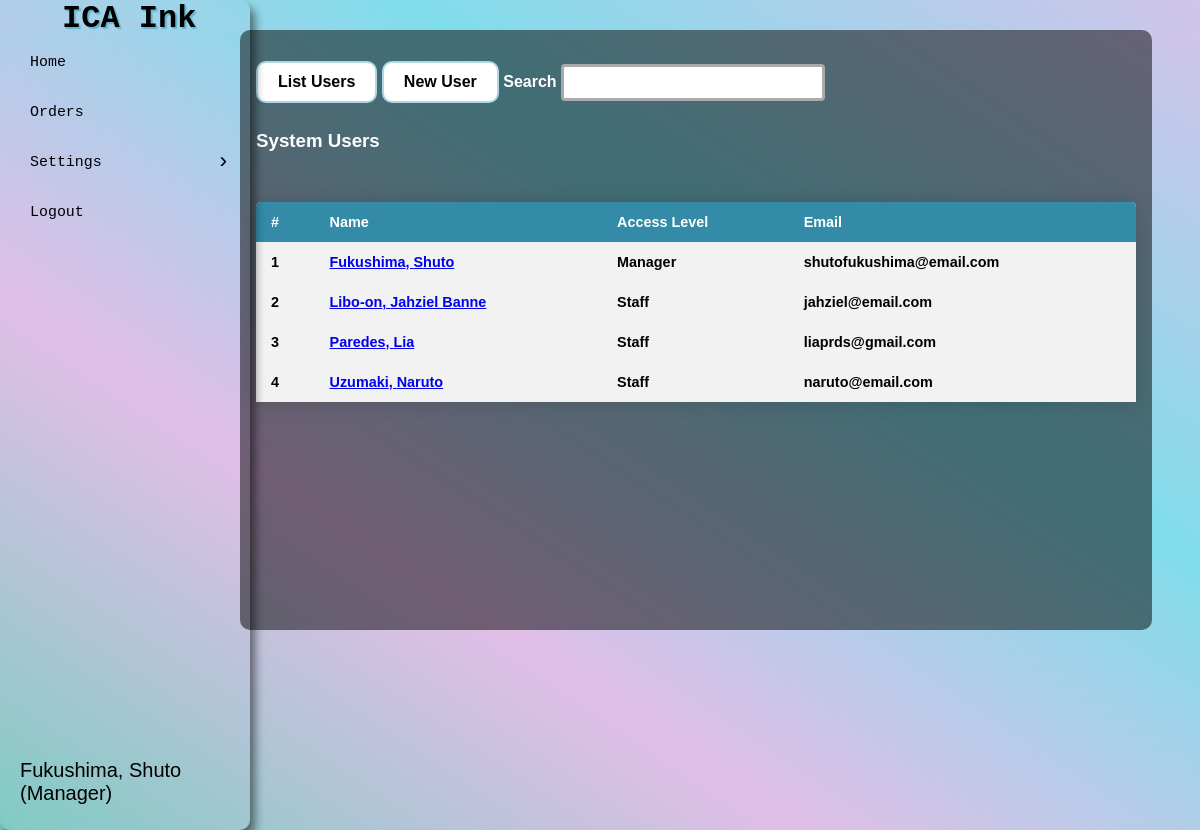
Page /index.php?page=settings&subpage=users (signed in) on the committed database.
### tables this page shows
CREATE TABLE `tbl_users` (
	`user_id` INT(8) UNSIGNED NOT NULL AUTO_INCREMENT,
	`user_lastname` VARCHAR(180) NOT NULL DEFAULT '' COLLATE 'utf8mb4_general_ci',
	`user_firstname` VARCHAR(180) NOT NULL DEFAULT '' COLLATE 'utf8mb4_general_ci',
	`user_email` VARCHAR(180) NOT NULL DEFAULT '' COLLATE 'utf8mb4_general_ci',
	`user_password` VARCHAR(180) NOT NULL DEFAULT '' COLLATE 'utf8mb4_general_ci',
	`user_date_added` DATE NOT NULL,
	`user_time_added` TIME NOT NULL,
	`user_date_updated` DATE NOT NULL,
	`user_time_updated` TIME NOT NULL,
	`user_status` INT(1) NOT NULL DEFAULT '0',
	`user_token` VARCHAR(255) NOT NULL DEFAULT '' COLLATE 'utf8mb4_general_ci',
	`user_access` VARCHAR(255) NOT NULL DEFAULT '' COLLATE 'utf8mb4_general_ci',
	PRIMARY KEY (`user_id`) USING BTREE
)
COLLATE='utf8mb4_general_ci';

### classes/class.user.php (called while the page is built, shortened)
<?php
class User{
	private $DB_SERVER='localhost';
	private $DB_USERNAME='root';
	private $DB_PASSWORD='';
	private $DB_DATABASE='icaink_db';
	private $conn;
	public function __construct(){
		$this->conn = new PDO("mysql:host=".$this->DB_SERVER.";dbname=".$this->DB_DATABASE,$this->DB_USERNAME,$this->DB_PASSWORD);
	}
	public function list_users(){
		$sql="SELECT * FROM tbl_users";
		$q = $this->conn->query($sql) or die("failed!");
		while($r = $q->fetch(PDO::FETCH_ASSOC)){
		  $data[]=$r;
		}
		if(empty($data)){
		   return false;
		}else{
			return $data;
		}
}
	function get_user_id($email){
		$sql="SELECT user_id FROM tbl_users WHERE user_email = :email";
		$q = $this->conn->prepare($sql);
		$q->execute(['email' => $email]);
		$user_id = $q->fetchColumn();
		return $user_id;
	}
	function get_user_firstname($id){
		$sql="SELECT user_firstname FROM tbl_users WHERE user_id = :id";
		$q = $this->conn->prepare($sql);
		$q->execute(['id' => $id]);
		$user_firstname = $q->fetchColumn();
		return $user_firstname;
	}
	function get_user_lastname($id){
		$sql="SELECT user_lastname FROM tbl_users WHERE user_id = :id";
		$q = $this->conn->prepare($sql);
		$q->execute(['id' => $id]);
		$user_lastname = $q->fetchColumn();
		return $user_lastname;
	}
	function get_user_access($id){
		$sql="SELECT user_access FROM tbl_users WHERE user_id = :id";
		$q = $this->conn->prepare($sql);
		$q->execute(['id' => $id]);
		$user_access = $q->fetchColumn();
		return $user_access;
	}
}

### users-module/main.php (the view, shortened to what this page needs)
<span id="search-result">
  <h3>System Users</h3>
  <div id="subcontent">
      <table id="data-list">
        <tr>
          <th>#</th>
          <th>Name</th>
          <th>Access Level</th>
          <th>Email</th>
        </tr>
  <?php
  $count = 1;
  if($user->list_users() != false){
  foreach($user->list_users() as $value){
    extract($value);
  ?>
        <tr>
          <td><?php echo $count;?></td>
          <td><a href="index.php?page=settings&subpage=users&action=profile&id=<?php echo ($user_id);?>"><?php echo $user_lastname.', '.$user_firstname;?></a></td>
          <td><?php echo $user_access;?></td>
          <td><?php echo $user_email;?></td>
        </tr>
  <?php
  $count++;
  }
  }else{
    echo "No Record Found.";
  }
  ?>
      </table>
  </div>
</span>

### index.php (shortened to what this page needs)
<?php
include_once 'classes/class.user.php';
$page = (isset($_GET['page']) && $_GET['page'] != '') ? $_GET['page'] : '';
$user = new User();
$user_id = $user->get_user_id($_SESSION['user_email']);
?>
<!DOCTYPE html>
<html>
<head>
    <link rel="stylesheet" href="css/style.css?<?php echo time(); ?>">
</head>
<body>
    <div id="navbar">
        <h1>ICA Ink</h1>
        <ul>
            <li><a href="index.php">Home</a></li>
            <li><a href="index.php?page=orders">Orders</a></li>
            <li class="dropdown">
                <a href="#">Settings<span>&rsaquo;</span></a>
            </li>
            <li><a href="#" onclick="logout()">Logout</a></li>
        </ul>
        <span class="loginprof"><?php echo $user->get_user_lastname($user_id) . ', ' . $user->get_user_firstname($user_id) . "<br>" . "(" .$user->get_user_access($user_id) . ")"; ?>&nbsp;&nbsp; &nbsp;&nbsp; &nbsp;&nbsp;</span>
    </div>
    <div id="contents">
        <?php
        switch ($page) {
            case 'settings':
                require_once 'settings-module/index.php';
                break;
        }
        ?>
    </div>
</body>
</html>

### css/style.css (style rules this page uses)
* { margin:0; padding:0; }
html, body { height: 100%; background: linear-gradient(to top right, #80cbc4, #e1bee7, #80ddea, #d1c4e9); }
#navbar { width: 250px; position: absolute; top: 0; bottom: 0; background: rgba (0, 0, 0, 0.1); border-radius: 10px; box-shadow: 5px 7px 10px rgba(0,0,0,0.5); }
#navbar h1 { color: black; margin-left: 62px; font-family: "Monaco", monospace; text-shadow: 1px 1px 1px #67B7D1, 2px 2px 1px #67B7D1; }
#navbar ul { position: relative; list-style-type: none; }
#navbar ul li a { display: flex; align-items: center; font-family: monospace; font-size: 1.15em; text-decoration: none; text-transform: capitalize; color: #000; padding: 10px 30px; height: 50px; transition: .5s ease; }
#navbar ul span { position: absolute; right: 20px; font-size: 1.5em; }
#navbar ul .dropdown { position: relative; }
#navbar .loginprof { font-family: "verdana", sans-serif; color: black; font-size: 20px; position: absolute; bottom: 3%; margin-left: 20px; }
#subcontent { margin-top: 50px; }
#data-list { border-collapse: collapse; margin: 25px 0; font-size: 0.9em; width: 100%; border-radius: 5px 5px 0 0; overflow: hidden; box-shadow: 0 0 20px rgba(0, 0, 0, 0.15); }
#data-list td, #data-list th { padding: 12px 15px; }
#data-list tr { background-color: #f2f2f2; font-weight: bold; }
#data-list th { padding-top: 12px; padding-bottom: 12px; text-align: left; background-color: #338BA8; color: white; }
#subcontent h3 { margin-top: 10px; color: white; font-family: sans-serif; }
* { box-sizing: border-box }

### rows in the picture
tbl_users: $user->get_user_lastname($user_id) "Fukushima", $user->get_user_firstname($user_id) "Shuto", $user->get_user_access($user_id) "Manager", user_lastname "Fukushima", user_firstname "Shuto", user_access "Manager", user_email "shutofukushima@email.com"
tbl_users: user_lastname "Libo-on", user_firstname "Jahziel Banne", user_access "Staff", user_email "jahziel@email.com"
tbl_users: user_lastname "Paredes", user_firstname "Lia", user_access "Staff", user_email "liaprds@gmail.com"
tbl_users: user_lastname "Uzumaki", user_firstname "Naruto", user_access "Staff", user_email "naruto@email.com"
